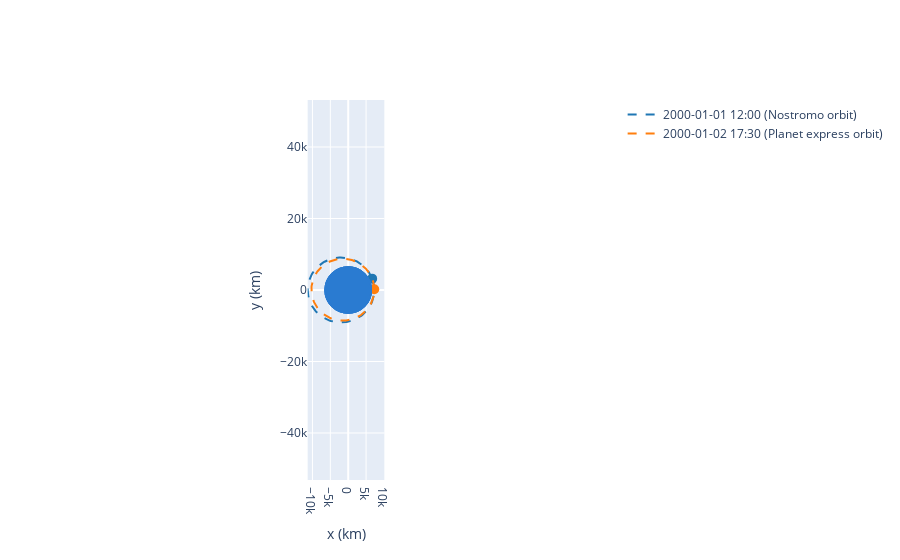

The notebook cell this image was saved under:
### Code cell
op = OrbitPlotter2D()
op.plot(nostromo, label="Nostromo orbit")
op.plot(planet_express, label="Planet express orbit")

### Figure 1 — Plotly figure (JSON) as saved in the notebook; plotly's stock layout.template omitted (floating-point values rounded to 4 significant figures; data arrays with more than 128 entries replaced by an {"elided": "..."} marker saying what was removed)
{"data": [{"hoverinfo": "none", "line": {"color": "rgb(31, 119, 180)", "dash": "dash", "width": 2}, "mode": "lines", "name": "2000-01-01 12:00 (Nostromo orbit)", "type": "scatter", "x": {"elided": "150 float values"}, "y": {"elided": "150 float values"}}, {"marker": {"color": "rgb(31, 119, 180)", "size": 10, "symbol": "circle"}, "mode": "markers", "showlegend": false, "type": "scatter", "x": [6697.0], "y": [3181.0]}, {"hoverinfo": "none", "line": {"color": "rgb(255, 127, 14)", "dash": "dash", "width": 2}, "mode": "lines", "name": "2000-01-02 17:30 (Planet express orbit)", "type": "scatter", "x": {"elided": "150 float values"}, "y": {"elided": "150 float values"}}, {"marker": {"color": "rgb(255, 127, 14)", "size": 10, "symbol": "circle"}, "mode": "markers", "showlegend": false, "type": "scatter", "x": [7284.0], "y": [192.2]}], "layout": {"autosize": true, "shapes": [{"fillcolor": "#2a7bd1", "line": {"color": "#2a7bd1"}, "opacity": 1, "type": "circle", "x0": -6378.0, "x1": 6378.0, "xref": "x", "y0": -6378.0, "y1": 6378.0, "yref": "y"}, {"fillcolor": "#2a7bd1", "line": {"color": "#2a7bd1"}, "opacity": 1, "type": "circle", "x0": -6378.0, "x1": 6378.0, "xref": "x", "y0": -6378.0, "y1": 6378.0, "yref": "y"}, {"fillcolor": "#2a7bd1", "line": {"color": "#2a7bd1"}, "opacity": 1, "type": "circle", "x0": -6378.0, "x1": 6378.0, "xref": "x", "y0": -6378.0, "y1": 6378.0, "yref": "y"}, {"fillcolor": "#2a7bd1", "line": {"color": "#2a7bd1"}, "opacity": 1, "type": "circle", "x0": -6378.0, "x1": 6378.0, "xref": "x", "y0": -6378.0, "y1": 6378.0, "yref": "y"}], "xaxis": {"autorange": true, "constrain": "domain", "domain": [0.4279, 0.5721], "range": [-11340.0, 18250.0], "title": {"text": " x (km)"}, "type": "linear"}, "yaxis": {"autorange": true, "domain": [0, 1], "range": [-10100.0, 10100.0], "scaleanchor": "x", "title": {"text": " y (km)"}, "type": "linear"}}}
